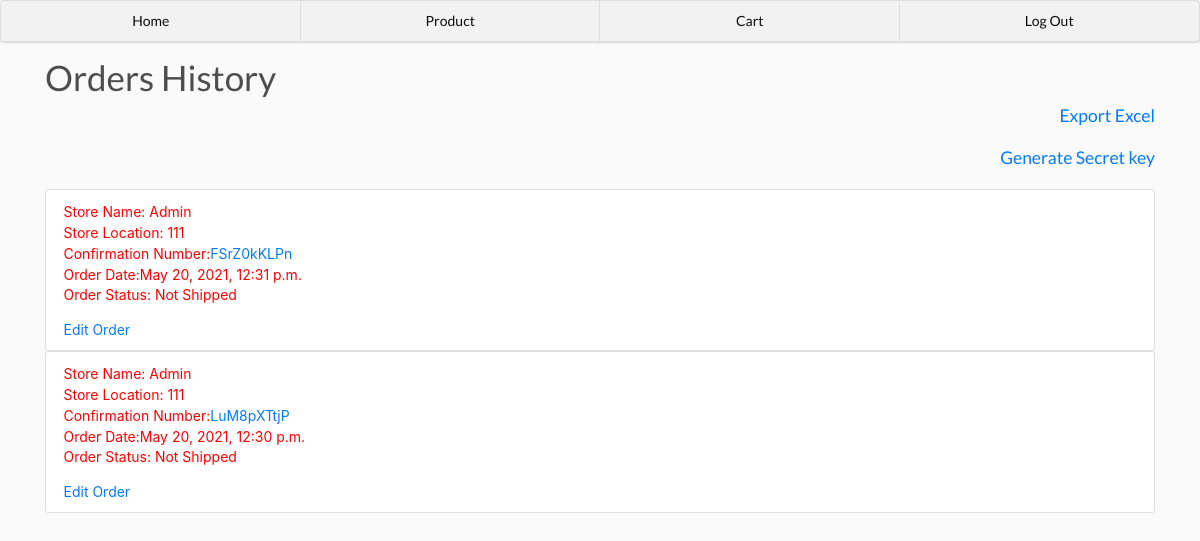
The app's page /home/ (signed in), older data.
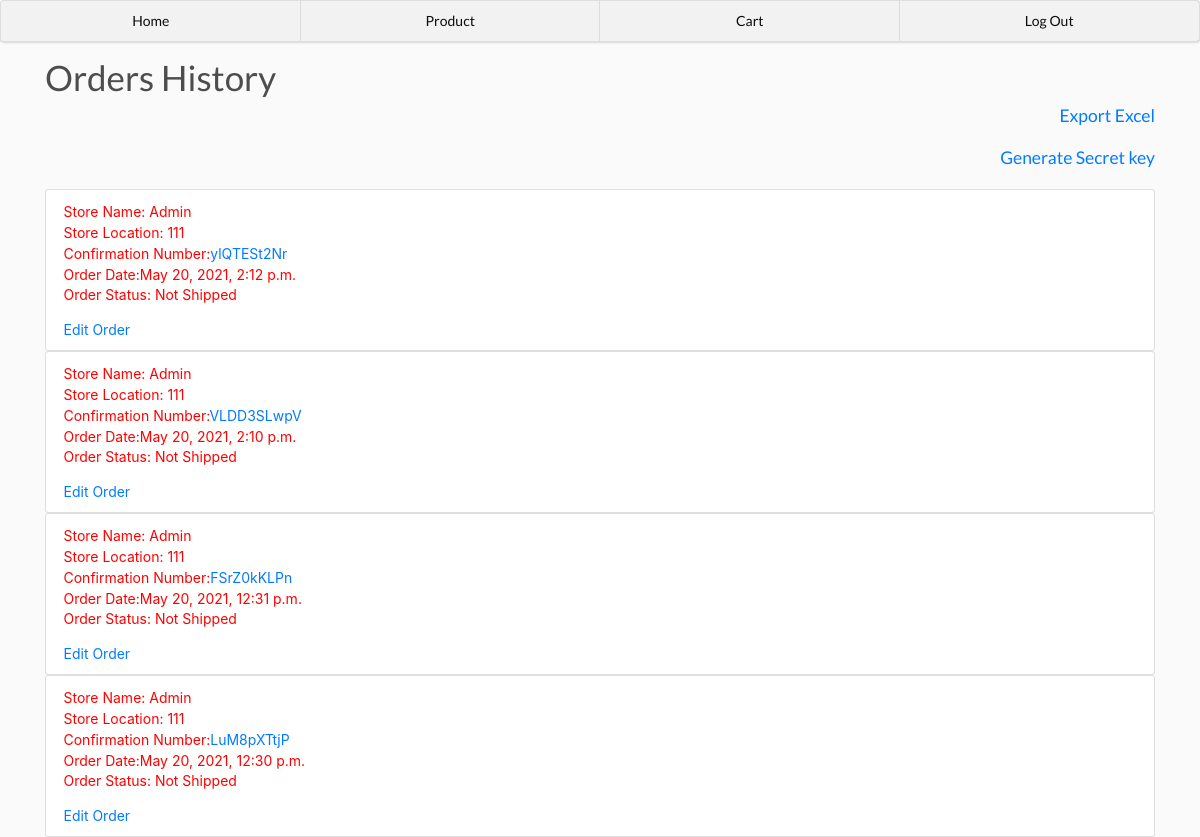
The same page, newer data.
### main/models.py (models this page shows, shortened)
class Order(models.Model):
	id = models.AutoField(primary_key=True)
	user = models.ForeignKey(User, null=True, blank=True, on_delete = models.SET_NULL)
	email = models.EmailField(null=True, blank=True)
	date = models.DateTimeField(default=timezone.now)
	checkout = models.BooleanField(default=False)
	confirm = models.BooleanField(default=False)
	confirmation_number = models.CharField(max_length=30, blank=True, null=True)
	comment = models.CharField(max_length=300, blank=True, null=True)
	tracking_number = models.CharField(max_length=100, blank=True, null=True)

class User(AbstractUser):
	id = models.AutoField(primary_key=True)
	store_name = models.CharField(max_length=100)
	store_location = models.PositiveSmallIntegerField()
	allow_edit = models.BooleanField(default=False)

### main/views.py (the view)
# urls.py: 2. Add a URL to urlpatterns:  path('', views.home, name='home')
@login_required(login_url='logins')
def home(request):
	if request.user.allow_edit:
		orders = Order.objects.filter(checkout=True).order_by('-date')
	else:
		orders = Order.objects.filter(user=request.user, checkout=True).order_by('-date')
	context = {'orders': orders}
	return render(request, 'main/home.html', context)

### main/templates/main/home.html
{% extends 'main/base.html' %}
{% load static %}
{% block content %}
	<h1>Orders History</h1>
	{% if request.user.is_superuser %}
		<h5 style="float: right"><a href="{% url 'exportExcel' %}">Export Excel</a></h5>
		<br>
		<br>
		<h5 style="float: right"><a href="{% url 'generate' %}">Generate Secret key</a></h5>
	{% endif %}
	<br>
	<br>
	{% for order in orders %}
		<ul class="list-group">
			<li class="list-group-item">
				{% if order.confirm %}
					<div style="color: green">
				{% else %}
					<div style="color: red">
				{% endif %}
					Store Name: {{order.user.store_name}}
					<br>
					Store Location: {{order.user.store_location}}
					<br>
					Confirmation Number:<a href="{% url 'viewOrder' confirmation_number=order.confirmation_number %}">{{order.confirmation_number}}</a>
					<br>
					Order Date:{{order.date}}
					<br>
					{% if order.confirm %}
						<p>Order Status: Shipped</p>
						<p>Tracking Number: {{order.tracking_number}}</p>
					{% elif not order.confirm %}
						<p>Order Status: Not Shipped</p>
					{% endif %}
					{% if request.user.allow_edit %}
						<a href="{% url 'editOrder' confirmation_number=order.confirmation_number %}">Edit Order</a>
					{% endif %}
				</div>
			</li>
		</ul>
	{% endfor %}
{% endblock content %}

### main/templates/main/base.html (shortened to what this page needs)
{% load static %}
<!doctype html>
<html lang="en">
    <head>
        <link rel="stylesheet" type='text/css' href="https://cdnjs.cloudflare.com/ajax/libs/semantic-ui/2.2.14/semantic.min.css">
        <link rel="stylesheet" href="https://stackpath.bootstrapcdn.com/bootstrap/4.4.1/css/bootstrap.min.css">
        <link rel="stylesheet" href={% static 'style.css' %}>
        <div class="ui four item menu">
            <a href="{% url 'home' %}" class="active item" >Home</a>
            <a href= "{% url 'product' %}" class="active item">Product</a>
            <a href= "{% url 'cart' %}" class="active item">Cart</a>
            <a href="{% url 'logouts' %}" class="active item" >Log Out</a>
        </div>
    </head>
    <body>
        <div class='container'>
        {% block content %}
        {% endblock content %}
        </div>
    </body>
</html>

### static/style.css (style rules this page uses)
body { background-color: hsl(0, 0%, 98%); }
h1,h2,h3,h4,h5,h6 { color:hsl(0, 0%, 30%); }

Row changes from the older to the newer data that the page shows:
added Order: user.store_name "Admin", user.store_location "111", confirmation_number "ylQTESt2Nr", date "May 20, 2021, 2:12 p.m.", confirm "Order Status: Not Shipped"
added Order: user.store_name "Admin", user.store_location "111", confirmation_number "VLDD3SLwpV", date "May 20, 2021, 2:10 p.m.", confirm "Order Status: Not Shipped"
